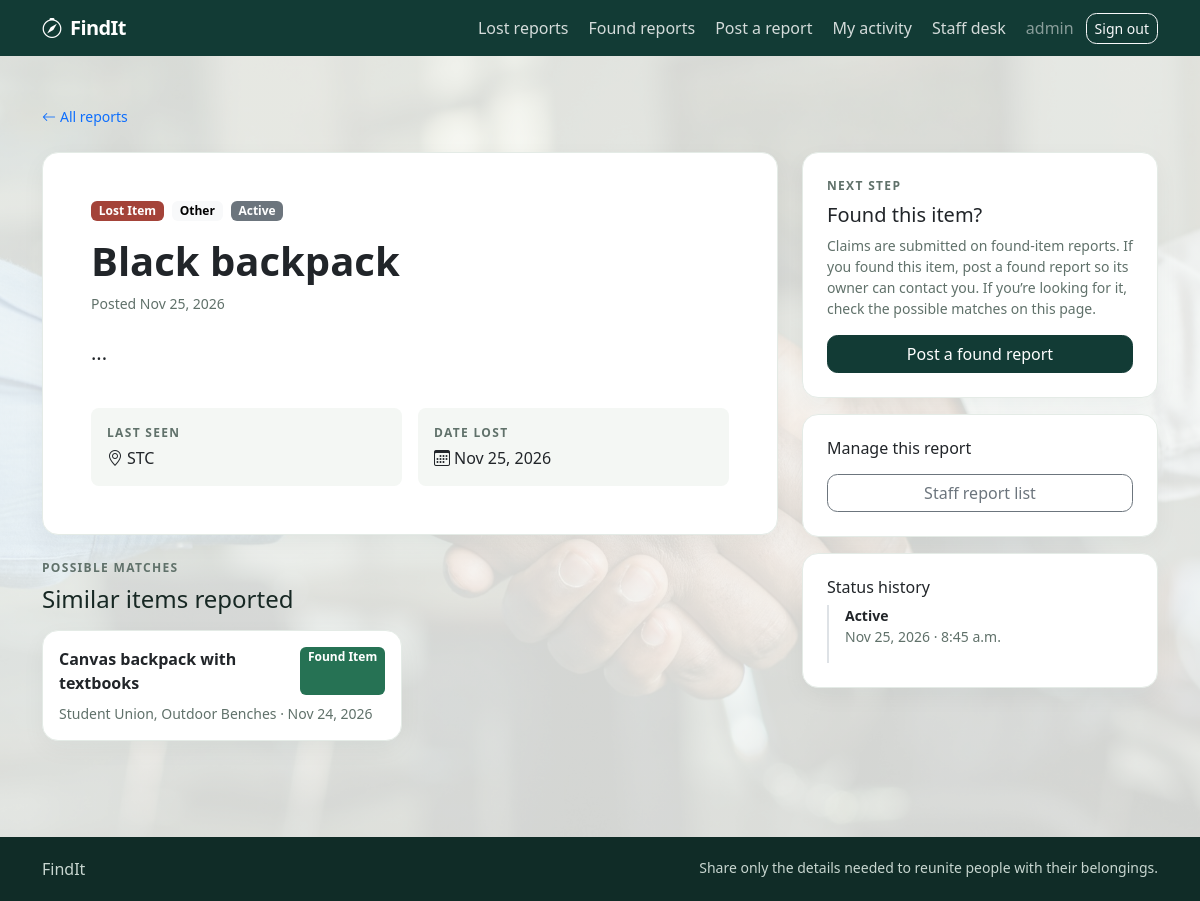
Screenshot of /browse/report/11/ (signed in) with the database file from the repository.
### accounts/models.py (models this page shows, shortened)
class User(AbstractUser):
    ROLE_CHOICES = [
        ('student', 'Student'),
        ('staff', 'Staff'),
        ('admin', 'Administrator'),
    ]
    role = models.CharField(
        max_length=20,
        choices=ROLE_CHOICES,
        default='student'
    )

### lostfound/models.py (models this page shows, shortened)
class ItemReport(models.Model):
    REPORT_TYPES = [
        ('lost', 'Lost Item'),
        ( 'found', 'Found Item')
    ]
    STATUS_CHOICES = [
        ('active', 'Active',),
        ('under review', 'Under Review',),
        ('matched', 'Matched',),
        ('recovered', 'Recovered',),
        ('closed', 'Closed',),
        ('hidden', 'Hidden',),
    ]
    CATEGORY_CHOICES = [
        ('electronics', 'Electronics',),
        ('clothing', 'Clothing',),
        ('documents', 'Documents',),
        ('accessories', 'Accessories',),
        ('other', 'Other',),
    ]
    reporter = models.ForeignKey(
        settings.AUTH_USER_MODEL,
        on_delete=models.CASCADE,
        related_name='reports'
    )
    report_type = models.CharField(
        max_length=10,
        choices=REPORT_TYPES
    )
    title = models.CharField(max_length=150)
    description = models.TextField()
    category = models.CharField(
        max_length=30,
        choices=CATEGORY_CHOICES,
    )
    date_lost_or_found = models.DateField()
    location = models.CharField(max_length=200)
    image = models.ImageField(
        upload_to='item_images/',
        blank=True,
        null=True,
    )
    status = models.CharField(
        max_length=20,
        choices=STATUS_CHOICES,
        default='active'
    )
    created_at = models.DateTimeField(auto_now_add=True)
    updated_at = models.DateTimeField(auto_now=True)

class StatusHistory(models.Model):
    ENTITY_TYPES = [
        ('report', 'Report'),
        ('claim', 'Claim'),
    ]
    entity_type = models.CharField(
        max_length=10,
        choices=ENTITY_TYPES
    )
    entity_id = models.PositiveIntegerField()
    previous_status = models.CharField(
        max_length=30,
        blank=True
    )
    new_status = models.CharField(
        max_length=30
    )
    changed_by = models.ForeignKey(
        settings.AUTH_USER_MODEL,
        on_delete=models.SET_NULL,
        null=True
    )
    changed_at = models.DateTimeField(
        auto_now_add=True
    )

### lostfound/views.py (the view)
# urls.py: path('report/<int:report_id>/', views.report_detail, name='report_detail'),
def report_detail(request, report_id):
    report = get_object_or_404(
        ItemReport.objects.select_related('reporter'),
        pk=report_id,
    )
    is_staff_user = _is_officer(request.user)
    can_manage = request.user.is_authenticated and (
        request.user.pk == report.reporter_id or is_staff_user
    )
    if report.status == 'hidden' and not can_manage:
        from django.http import Http404
        raise Http404
    existing_claim = None
    if request.user.is_authenticated and report.report_type == 'found':
        existing_claim = Claim.objects.filter(
            report=report,
            claimant=request.user,
        ).exclude(claim_status='rejected').first()
    opposite_type = 'found' if report.report_type == 'lost' else 'lost'
    match_suggestions = ItemReport.objects.none()
    if report.status == 'active':
        match_suggestions = (
            ItemReport.objects.filter(
                status='active',
                category=report.category,
                report_type=opposite_type,
            )
            .exclude(pk=report.pk)
            .order_by('-created_at')[:4]
        )
    return render(request, 'lostfound/report_detail.html', {
        'report': report,
        'can_manage': can_manage,
        'can_claim': (
            request.user.is_authenticated
            and report.report_type == 'found'
            and report.status == 'active'
            and report.reporter_id != request.user.pk
            and existing_claim is None
        ),
        'existing_claim': existing_claim,
        'can_view_description': is_staff_user,
        'match_suggestions': match_suggestions,
        'status_history': (
            StatusHistory.objects.filter(entity_type='report', entity_id=report.pk)
            .select_related('changed_by')
            .order_by('-changed_at')[:10]
            if can_manage else []
        ),
        'has_handover': report.handovers.exists(),
        'approved_claims': (
            report.claims.filter(claim_status='approved').select_related('claimant')
            if is_staff_user else []
        ),
    })

### lostfound/views.py (called while the page is built)
def _is_officer(user):
    return bool(
        user.is_authenticated
        and (
            user.is_staff
            or user.is_superuser
            or getattr(user, 'role', None) in {'staff', 'admin'}
        )
    )

### templates/lostfound/report_detail.html (shortened to what this page needs)
{% extends 'lostfound/base.html' %}
{% block content %}
<nav aria-label="Breadcrumb" class="mb-4">
    <a href="{% url 'report_list' %}" class="small text-decoration-none"><i class="bi bi-arrow-left me-1"></i>All reports</a>
</nav>
<div class="row g-4">
    <div class="col-lg-8">
        <article class="card overflow-hidden">
            <div class="card-body p-4 p-lg-5">
                <div class="d-flex flex-wrap align-items-center gap-2 mb-3">
                    <span class="badge {% if report.report_type == 'lost' %}badge-lost{% else %}badge-found{% endif %}">{{ report.get_report_type_display }}</span>
                    <span class="badge text-bg-light">{{ report.get_category_display }}</span>
                    <span class="badge text-bg-secondary">{{ report.get_status_display }}</span>
                </div>
                <h1 class="display-6 fw-bold">{{ report.title }}</h1>
                <p class="text-muted small">Posted {{ report.created_at|date:"M j, Y" }}</p>
                {% if can_view_description %}
                    <p class="fs-5 mt-4" style="white-space:pre-line">{{ report.description }}</p>
                {% endif %}
                <div class="row g-3 mt-4">
                    <div class="col-sm-6">
                        <div class="p-3 rounded-3" style="background:#f4f7f4">
                            <div class="eyebrow mb-1">Last seen</div>
                            <div><i class="bi bi-geo-alt me-1"></i>{{ report.location }}</div>
                        </div>
                    </div>
                    <div class="col-sm-6">
                        <div class="p-3 rounded-3" style="background:#f4f7f4">
                            <div class="eyebrow mb-1">{% if report.report_type == 'lost' %}Date lost{% else %}Date found{% endif %}</div>
                            <div><i class="bi bi-calendar3 me-1"></i>{{ report.date_lost_or_found|date:"M j, Y" }}</div>
                        </div>
                    </div>
                </div>
            </div>
        </article>
        {% if match_suggestions %}
            <section class="mt-4">
                <p class="eyebrow mb-2">Possible matches</p>
                <h2 class="h4 mb-3">Similar items reported</h2>
                <div class="row g-3">
                    {% for match in match_suggestions %}
                        <div class="col-md-6">
                            <a class="text-decoration-none text-reset" href="{% url 'report_detail' match.pk %}">
                                <article class="card h-100 p-3">
                                    <div class="d-flex justify-content-between gap-2">
                                        <strong>{{ match.title }}</strong>
                                        <span class="badge {% if match.report_type == 'lost' %}badge-lost{% else %}badge-found{% endif %}">{{ match.get_report_type_display }}</span>
                                    </div>
                                    <span class="small text-muted mt-2">{{ match.location }} · {{ match.date_lost_or_found|date:"M j, Y" }}</span>
                                </article>
                            </a>
                        </div>
                    {% endfor %}
                </div>
            </section>
        {% endif %}
    </div>
    <aside class="col-lg-4">
        <div class="card">
            <div class="card-body p-4">
                <p class="eyebrow mb-2">Next step</p>
                {% if can_claim %}
                    <h2 class="h5">Think this is yours?</h2>
                    <p class="small text-muted">Submit private identifying details. Staff will review the claim before any handover.</p>
                    <a href="{% url 'submit_claim' report.pk %}" class="btn btn-primary w-100">Claim this item</a>
                {% elif report.report_type == 'found' and not user.is_authenticated %}
                    <h2 class="h5">Is this your item?</h2>
                    <p class="small text-muted">Sign in to submit a private claim for staff review.</p>
                    <a href="{% url 'login' %}?next={% url 'submit_claim' report.pk %}" class="btn btn-primary w-100">Sign in to claim</a>
                {% elif report.report_type == 'lost' %}
                    <h2 class="h5">Found this item?</h2>
                    <p class="small text-muted">Claims are submitted on found-item reports. If you found this item, post a found report so its owner can contact you. If you’re looking for it, check the possible matches on this page.</p>
                    <a href="{% url 'create_report' %}" class="btn btn-primary w-100">Post a found report</a>
                {% else %}
                    <h2 class="h5">Stay in the loop</h2>
                    <p class="small text-muted">Browse other reports or sign in to post an update.</p>
                    <a href="{% url 'report_list' %}" class="btn btn-outline-primary w-100">Browse reports</a>
                {% endif %}
            </div>
        </div>
        {% if can_manage %}
            <div class="card mt-3">
                <div class="card-body p-4">
                    <h2 class="h6">Manage this report</h2>
                    {% if user.is_staff or user.is_superuser %}
                        <a href="{% url 'staff_report_list' %}" class="btn btn-outline-secondary w-100 mt-2">Staff report list</a>
                    {% endif %}
                </div>
            </div>
            {% if status_history %}
                <div class="card mt-3">
                    <div class="card-body p-4">
                        <h2 class="h6">Status history</h2>
                        <ul class="list-unstyled mb-0 small">
                            {% for entry in status_history %}
                                <li class="border-start border-2 ps-3 pb-3">
                                    <strong>{{ entry.new_status|title }}</strong>
                                    <div class="text-muted">{{ entry.changed_at|date:"M j, Y · g:i a" }}</div>
                                </li>
                            {% endfor %}
                        </ul>
                    </div>
                </div>
            {% endif %}
        {% endif %}
    </aside>
</div>
{% endblock %}

### templates/lostfound/base.html (shortened to what this page needs)
{% load static %}
<!doctype html>
<html lang="en">
<head>
    <link href="https://cdn.jsdelivr.net/npm/bootstrap@5.3.3/dist/css/bootstrap.min.css" rel="stylesheet">
    <link href="https://cdn.jsdelivr.net/npm/bootstrap-icons@1.11.3/font/bootstrap-icons.css" rel="stylesheet">
</head>
<body>
<nav class="navbar navbar-expand-lg navbar-dark">
    <div class="container">
        <a class="navbar-brand" href="{% url 'landing' %}">
            <i class="bi bi-compass me-1" aria-hidden="true"></i> FindIt
        </a>
        <div class="collapse navbar-collapse" id="navbarNav">
            <ul class="navbar-nav ms-auto align-items-lg-center gap-lg-1">
                <li class="nav-item"><a class="nav-link" href="{% url 'lost_reports' %}">Lost reports</a></li>
                <li class="nav-item"><a class="nav-link" href="{% url 'found_reports' %}">Found reports</a></li>
                {% if user.is_authenticated %}
                    <li class="nav-item"><a class="nav-link" href="{% url 'create_report' %}">Post a report</a></li>
                    <li class="nav-item"><a class="nav-link" href="{% url 'my_activity' %}">My activity</a></li>
                    {% if user.is_staff or user.is_superuser %}
                        <li class="nav-item"><a class="nav-link" href="{% url 'admin_dashboard' %}">Staff desk</a></li>
                    {% endif %}
                    <li class="nav-item"><span class="nav-link text-white-50">{{ user.username }}</span></li>
                    <li class="nav-item">
                        <form method="post" action="{% url 'logout' %}" class="m-0">
                            <button class="btn btn-sm btn-outline-light" type="submit">Sign out</button>
                        </form>
                    </li>
                {% else %}
                    <li class="nav-item"><a class="nav-link" href="{% url 'login' %}">Sign in</a></li>
                    <li class="nav-item"><a class="btn btn-sm btn-light ms-lg-2" href="{% url 'register' %}">Create account</a></li>
                {% endif %}
            </ul>
        </div>
    </div>
</nav>
<main class="container py-4 py-lg-5">
    {% block content %}{% endblock %}
</main>
<footer class="footer">
    <div class="container d-flex flex-column flex-sm-row justify-content-between gap-2">
        <span>FindIt</span>
        <small>Share only the details needed to reunite people with their belongings.</small>
    </div>
</footer>
</body>
</html>

### rows the page displays
User: username "admin"
ItemReport: report_type "Lost Item", category "Other", status "Active", title "Black backpack", created_at "Nov 25, 2026", description "...", location "STC", date_lost_or_found "Nov 25, 2026"
ItemReport: title "Canvas backpack with textbooks", report_type "Found Item", location "Student Union, Outdoor Benches", date_lost_or_found "Nov 24, 2026"
StatusHistory: new_status "Active", changed_at "Nov 25, 2026 · 8:45 a.m."
